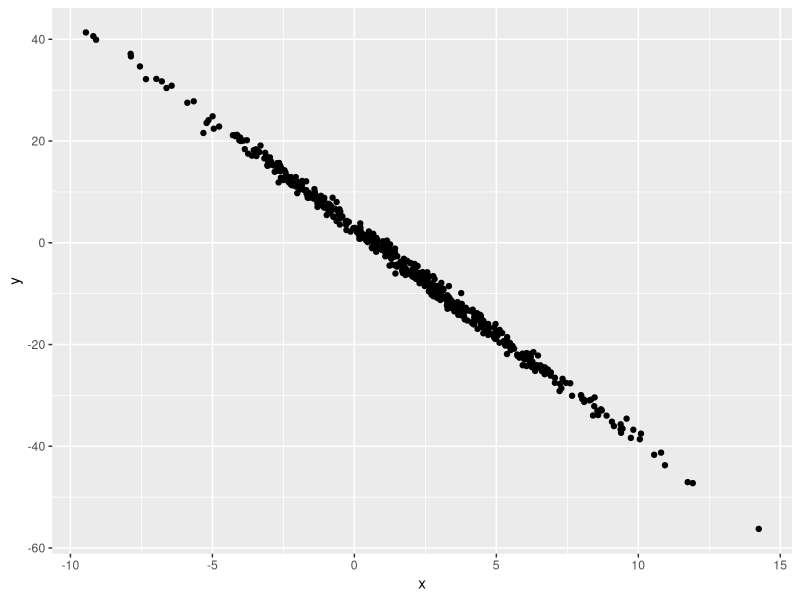

Recreate this plot in R.
## ---- chunk 1
samp = rnorm(100)
length(samp)
## ---- chunk 2
library(tidyverse)

plot_df =tibble(
  x=rnorm(500, mean = 2, sd = 4),
  y = 3-4.2*x +rnorm(500)

  )

ggplot(plot_df, aes (x=x, y=y))+geom_point()
